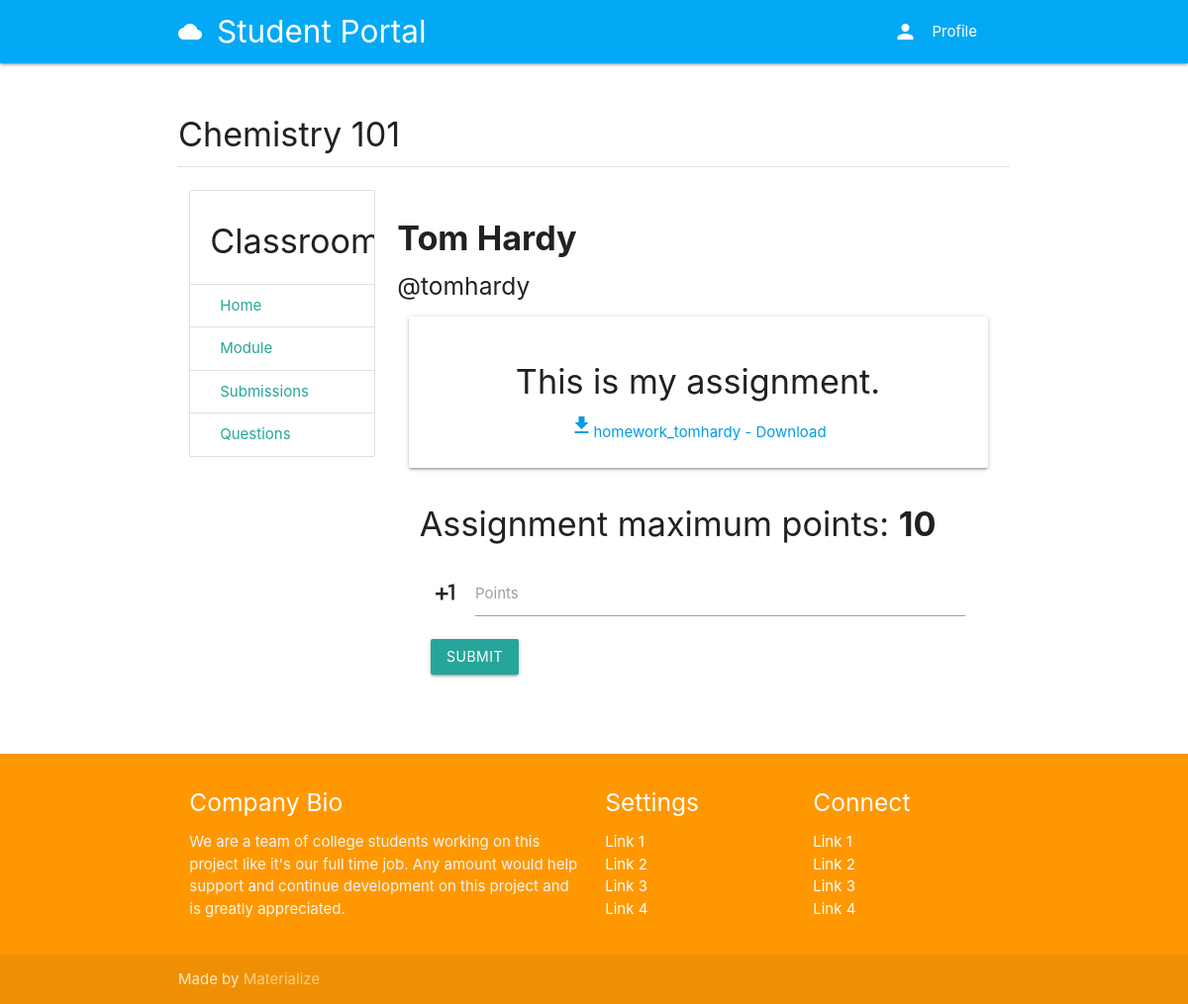
/course/fc336498-2d0a-4e61-ae8b-1f57174ee38d/submissions/1/grade (signed in), run on the app's committed database.
### classroom/models.py (models this page shows, shortened)
class Course(models.Model):
	id = models.UUIDField(primary_key=True, default=uuid.uuid4, editable=False)
	picture = models.ImageField(upload_to=user_directory_path)
	title = models.CharField(max_length=200)
	description = models.CharField(max_length=300)
	category = models.ForeignKey(Category, on_delete=models.CASCADE)
	syllabus = RichTextField()
	user = models.ForeignKey(User, on_delete=models.CASCADE, related_name='course_owner')
	enrolled = models.ManyToManyField(User)
	modules = models.ManyToManyField(Module)
	questions = models.ManyToManyField(Question)

class Grade(models.Model):
	course = models.ForeignKey(Course, on_delete=models.CASCADE)
	submission = models.ForeignKey(Submission, on_delete=models.CASCADE)
	points = models.PositiveIntegerField(default=0)
	graded_by = models.ForeignKey(User, on_delete=models.CASCADE, blank=True, null=True)
	status = models.CharField(choices=STATUS_CHOICES, default='pending', max_length=10, verbose_name='Status')

### assignment/models.py (models this page shows, shortened)
class Submission(models.Model):
	file = models.FileField(upload_to=user_directory_path)
	comment = models.CharField(max_length=1000)
	date = models.DateTimeField(auto_now_add=True)
	assignment = models.ForeignKey(Assignment, on_delete=models.CASCADE)
	user = models.ForeignKey(User, on_delete=models.CASCADE)
	def get_file_name(self):
		return os.path.basename(self.file.name)

class Assignment(models.Model):
	title = models.CharField(max_length=150)
	content = RichTextField()
	points = models.PositiveIntegerField()
	due = models.DateField()
	files = models.ManyToManyField(AssignmentFileContent)
	user = models.ForeignKey(User, on_delete=models.CASCADE)

### classroom/views.py (the view)
# urls.py: path('<course_id>/submissions/<grade_id>/grade', GradeSubmission, name='grade-submission'),
def GradeSubmission(request, course_id, grade_id):
	user = request.user
	course = get_object_or_404(Course, id=course_id)
	grade = get_object_or_404(Grade, id=grade_id)
	if user != course.user:
		return HttpResponseForbidden()
	else:
		if request.method == 'POST':
			points = request.POST.get('points')
			grade.points = points
			grade.status = 'graded'
			grade.graded_by = user
			grade.save()
			return redirect('student-submissions', course_id=course_id)
	context = {
		'course': course,
		'grade': grade,
	}
	return render(request, 'classroom/gradesubmission.html', context)

### authy/views.py (called while the page is built)
def SideNavInfo(request):
	user = request.user
	nav_profile = None
	if user.is_authenticated:
		nav_profile = Profile.objects.get(user=user)
	return {'nav_profile': nav_profile}

### direct/views.py (called while the page is built)
def CheckDirects(request):
    directs_count = 0
    if request.user.is_authenticated:
        directs_count = Message.objects.filter(user=request.user, is_read=False).count()
    return {'directs_count': directs_count}

### student_portal/templates/classroom/gradesubmission.html (shortened to what this page needs)
{% extends 'base.html' %}
{% load static %}
{% block content %}
<div class="section">
	<h4>{{ course.title }}</h4>
	<div class="divider"></div>
</div>
<div class="row">
<div class="col s3">
      <ul class="collection with-header">
        <li class="collection-header"><h4>Classroom</h4></li>
        <a href="{% url 'course' course.id %" class="collection-item">Home</a>
        <a href="{% url 'modules' course.id %}" class="collection-item">Module</a>
        <a href="{% url 'submissions' course.id %}" class="collection-item">Submissions</a>
        <a href="{% url 'questions' course.id %}" class="collection-item">Questions</a>
      </ul>
</div>
<div class="col s9">
  <div class="section">
    <h4><b>{{ grade.submission.user.get_full_name }}</b></h4>
    <h5>@{{ grade.submission.user.username }}</h5>
    <div class="col s12 center-align">
      <div class="card-panel">
        <h4 class="card-title">{{ grade.submission.comment }}</h4>
        <a href="{{ grade.submission.file.url }}" download>
        <i class="material-icons">download</i>{{ grade.submission.get_file_name }} - Download</a>
      </div>
    </div>
  <div class="col s12">
  <form method="post" action="{% url 'grade-submission' course.id grade.id %}" role="form" class="col s12">
    <h4>Assignment maximum points: <b>{{ grade.submission.assignment.points }}</b></h4>
    <div class="input-field col s12">
      <i class="material-icons prefix">plus_one</i>
      <input id="icon_prefix" type="text" name="points" class="validate">
      <label for="icon_prefix">Points</label>
    </div>
    <div class="col s12">
        <button type="submit" value="login" class="btn waves-effect waves-light">
          Submit
        </button>
    </div>
  </form>
</div>
  </div>
</div>
</div>
{% endblock %}

### data on the page
Course: title "Chemistry 101"
Grade: submission.user.get_full_name "Tom Hardy", submission.user.username "tomhardy", submission.comment "This is my assignment.", submission.get_file_name "homework_tomhardy", submission.assignment.points "10"
